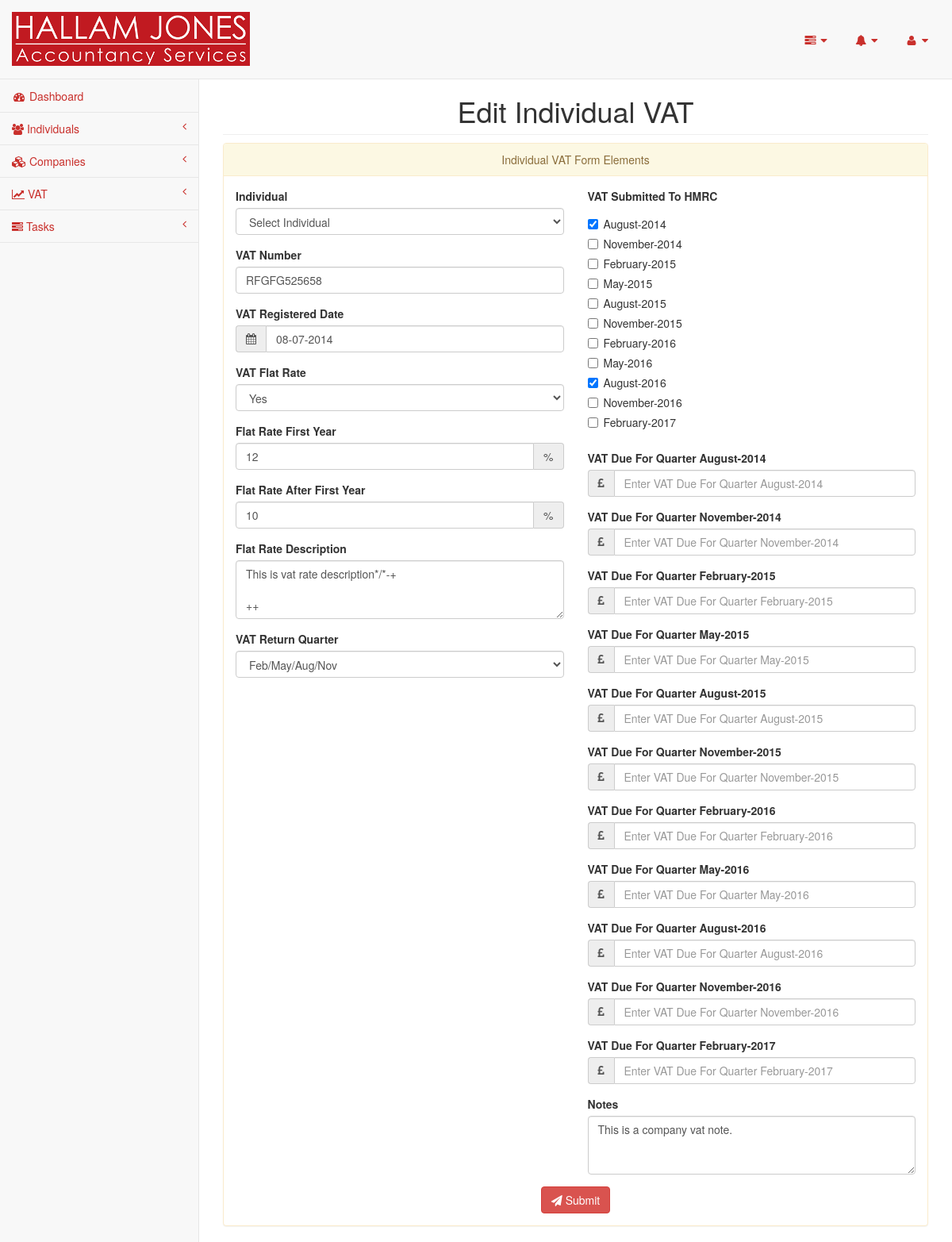
The page /pages/edit-individual-vat.php?id=2 (signed in) on the database its author committed.
### tables this page shows
CREATE TABLE `vats` (
  `id` int(11) NOT NULL,
  `individual_id` int(11) DEFAULT NULL,
  `company_id` int(11) DEFAULT NULL,
  `vat_number` varchar(12) NOT NULL,
  `vat_registered_date` date NOT NULL,
  `vat_flat_rate` enum('Yes','No') NOT NULL,
  `flat_rate_first_year` int(3) NOT NULL,
  `flat_rate_after_first_year` int(3) NOT NULL,
  `flat_rate_description` text NOT NULL,
  `vat_return_quarter` enum('Jan/April/July/Oct','Feb/May/Aug/Nov','March/June/Sep/Dec') NOT NULL,
  `notes` text NOT NULL
);

### pages/dbconnection.php (called while the page is built, shortened)
<?php
class Dbconnection{
	protected $db_name = "hallam";
	protected $db_user = "root";
	protected $db_pass = "";
	protected $db_host = "localhost";
	public function connect(){
		$this->db_conn = mysqli_connect($this->db_host, $this->db_user, $this->db_pass, $this->db_name);
		return true;
	}
}
$db=new Dbconnection();
?>

### pages/edit-individual-vat.php (the view, shortened to what this page needs)
<?php
require_once('header.php');
require_once('sidebar.php');
$vat_id = $_REQUEST['id'];
$resultVat = mysqli_query($db->db_conn, "SELECT * FROM vats WHERE id = ". $vat_id);
?>
        <div id="page-wrapper">
            <div class="row">
                <div class="col-lg-12">
                    <h1 class="page-header text-center">Edit Individual VAT</h1>
                </div>
            </div>
            <form role="form" id="editIndividualVatForm">
                <div class="row">
                    <div class="col-lg-12">
                        <div class="panel panel-warning">
                            <div class="panel-heading text-center">
                                Individual VAT Form Elements
                            </div>
                            <div class="panel-body">
                                <div class="row">
                                    <div class="col-lg-6">
                                        <?php
                                        while($rowVat = $resultVat->fetch_assoc()){
                                        ?>
                                            <div class="form-group">
                                                <label>Individual</label>
                                                <select  class="form-control" name="individual_id" required autofocus>
                                                    <option value="">Select Individual</option>
                                                </select>
                                            </div>
                                            <div class="form-group">
                                                <label>VAT Number</label>
                                                <input type="text" class="form-control" name="vat_number" value="<?php echo $rowVat['vat_number'];?>" required >
                                            </div>
                                            <label>VAT Registered Date</label>
                                            <div class="form-group input-group">
                                                <span class="input-group-addon"><i class="fa fa-calendar"></i>
                                                </span>
                                                <input type="text" id="vatRegisteredDate" class="form-control" name="vat_registered_date" value="<?php echo date('d-m-Y', strtotime($rowVat['vat_registered_date']));?>" required>
                                            </div>
                                            <div class="form-group">
                                                <label>VAT Flat Rate</label>
                                                <select class="form-control" name="vat_flat_rate" required>
                                                    <option <?php if($rowVat['vat_flat_rate'] == "Yes"){ echo "selected";}?>>Yes</option>
                                                </select>
                                            </div>
                                            <label>Flat Rate First Year</label>
                                            <div class="form-group input-group">
                                                <input type="text" class="form-control" name="flat_rate_first_year" value="<?php echo $rowVat['flat_rate_first_year'];?>">
                                                <span class="input-group-addon">%</i>
                                            </div>
                                            <label>Flat Rate After First Year</label>
                                            <div class="form-group input-group">
                                                <input type="text" class="form-control" name="flat_rate_after_first_year" value="<?php echo $rowVat['flat_rate_after_first_year'];?>">
                                                <span class="input-group-addon">%</i>
                                            </div>
                                            <div class="form-group">
                                                <label>Flat Rate Description</label>
                                                <textarea class="form-control" name="flat_rate_description" rows="3"><?php echo $rowVat['flat_rate_description'];?></textarea>
                                            </div>
                                            <div class="form-group">
                                                <label>VAT Return Quarter</label>
                                                <select class="form-control" name="vat_return_quarter" required>
                                                    <option <?php if($rowVat['vat_return_quarter'] == "Feb/May/Aug/Nov"){ echo "selected";}?>>Feb/May/Aug/Nov</option>
                                                </select>
                                            </div>
                                        </div>
                                        <div class="col-lg-6">
                                            <?php
                                            $current_date = date('Y-m-d');
                                            $vat_registered_year = date('Y', strtotime($rowVat['vat_registered_date']));
                                            $vat_registered_month = date('m', strtotime($rowVat['vat_registered_date']));
                                            $first_day_of_vat_registered_year = $vat_registered_year."-01-01";
                                            $diif_months = abs(strtotime($current_date) - strtotime($first_day_of_vat_registered_year));
                                            $no_of_diif_months = floor($diif_months / (365*60*60*2));
                                            $quarter_month_values = array();
                                            if($rowVat['vat_return_quarter'] == "Jan/April/July/Oct"){
                                                $quarter_month_values = array('01','04','07','10');
                                            }else if($rowVat['vat_return_quarter'] == "Feb/May/Aug/Nov"){
                                                $quarter_month_values = array('02','05','08','11');
                                            }else if($rowVat['vat_return_quarter'] == "March/June/Sep/Dec"){
                                                $quarter_month_values = array('03','06','09','12');
                                            }else{
                                                $quarter_month_values = array();
                                            }
                                            $vat_submitted_to_hmrc_quarters_years = $quarters_years = array();
                                            for($i=0; $i<=$no_of_diif_months; $i++){
                                                $next_value =end($quarter_month_values) + 3;
                                                array_push($quarter_month_values, $next_value);
                                                if(in_array($i, $quarter_month_values) && $i >= $vat_registered_month){
                                                    $index = date('m-Y', strtotime('+'.($i-1).' month',strtotime($first_day_of_vat_registered_year)));
                                                    $value = date('F-Y', strtotime('+'.($i-1).' month',strtotime($first_day_of_vat_registered_year)));
                                                    $vat_submitted_to_hmrc_quarters_years[$index] =  $value;
                                                }
                                            }
                                            $result1 = mysqli_query($db->db_conn, "SELECT * FROM  vats_submission_quarters_years_and_quarters_due WHERE vat_id = ". $vat_id);
                                            $quarters_years_string = $quarters_dues_string = $quarters_submitted_string = "";
                                            if(mysqli_num_rows($result1) > 0){
                                                foreach($result1 as $result1){
                                                    $quarters_dues_string = $quarters_dues_string.",".$result1['quarter_due'];
                                                    $quarters_submitted_string = $quarters_submitted_string.",".$result1['is_submitted_to_hmrc'];
                                                }
                                                $quarters_dues_string = substr($quarters_dues_string, 1);
                                                $quarters_submitted_string = substr($quarters_submitted_string, 1);
                                                $quarters_dues_in_db = explode(",", $quarters_dues_string);
                                                $quarters_submitted_in_db = explode(",", $quarters_submitted_string);
                                            }else{
                                               $quarters_years_in_db = $quarters_dues_in_db = $quarters_submitted_in_db = array();
                                            }
                                            if(count($vat_submitted_to_hmrc_quarters_years) > 0){
                                                echo '
                                                <div class="form-group input-group">
                                                <label>VAT Submitted To HMRC</label>';
                                                $quarters_years_string = '';
                                                $quarters_count = 0;
                                                foreach($vat_submitted_to_hmrc_quarters_years as $index => $vat_sumission_quarter){
                                                    $quarters_years_string = $quarters_years_string. ",". $index;
                                                    if(count($quarters_submitted_in_db) > 0){
                                                        if(array_key_exists($quarters_count, $quarters_submitted_in_db)){
                                                            $quarter_submitted_in_db = $quarters_submitted_in_db[$quarters_count];
                                                        }else{
                                                            $quarter_submitted_in_db = 'No';
                                                        }
                                                    }else{
                                                        $quarter_submitted_in_db = 'No';
                                                    }
                                                    echo '<div class="checkbox"><label><input type="checkbox" name="quarters_years[]" value="'.$index.'" '.(($quarter_submitted_in_db == 'Yes')? 'checked="checked"' : "").'>'.$vat_sumission_quarter.'</label></div>';
                                                    $quarters_count ++;
                                                }
                                                echo '</div>
                                                <input type="hidden" name="quarters_years_string" value="'.substr($quarters_years_string, 1).'">';
                                            }
                                            if(count($vat_submitted_to_hmrc_quarters_years) > 0){
                                                $due_cuount = 0;
                                                foreach($vat_submitted_to_hmrc_quarters_years as $index => $vat_sumission_quarter){
                                                    if(count($quarters_dues_in_db) > 0){
                                                        if(isset($quarters_dues_in_db[$due_cuount])){
                                                            $quarter_due_in_db = $quarters_dues_in_db[$due_cuount];
                                                        }else{
                                                            $quarter_due_in_db = '';
                                                        }
                                                    }else{
                                                        $quarter_due_in_db = '';
                                                    }
                                                    echo '
                                                        <label>VAT Due For Quarter '.$vat_sumission_quarter.'</label>
                                                        <div class="form-group input-group">
                                                        <span class="input-group-addon"><i class="fa fa-gbp"></i>
                                                        </span>
                                                        <input type="number" class="form-control" name="quarter_due_'.$index.'" '.(($quarter_due_in_db != "")? 'value="'.$quarter_due_in_db.'"' : 'placeholder="Enter VAT Due For Quarter '.$vat_sumission_quarter.'"') .' >
                                                        </div> ';
                                                    $due_cuount ++;
                                                }
                                            }
                                            ?>
                                            <div class="form-group">
                                                <label>Notes</label>
                                                <textarea class="form-control" name="notes" rows="3"><?php echo $rowVat['notes'];?></textarea>
                                            </div>
                                        </div>
                                        <div class="col-lg-12 text-center">
                                            <button type="submit" id="editIndividualVatSubmitButton" class="btn btn-danger"><i class="fa fa-send"></i> Submit</button>
                                        </div>
                                    <?php
                                    }
                                    ?>
                                </div>
                            </div>
                        </div>
                    </div>
                </div>
            </form>
        </div>
<?php require_once('footer.php');?>

### rows shown on the page
vats: vat_number "RFGFG525658", vat_registered_date "08-07-2014", vat_flat_rate "Yes", flat_rate_first_year "12", flat_rate_after_first_year "10", flat_rate_description "This is vat rate description*/*-+ ++", vat_return_quarter "Feb/May/Aug/Nov", vat_sumission_quarter "August-2014", vat_sumission_quarter "November-2014", vat_sumission_quarter "February-2015", vat_sumission_quarter "May-2015", vat_sumission_quarter "August-2015", vat_sumission_quarter "November-2015", vat_sumission_quarter "February-2016", vat_sumission_quarter "May-2016", vat_sumission_quarter "August-2016", vat_sumission_quarter "November-2016", vat_sumission_quarter "February-2017", notes "This is a company vat note."
